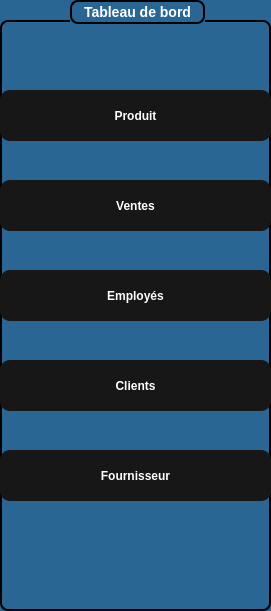
   <widget class="QGroupBox" name="groupBox_2">
    <property name="geometry">
     <rect>
      <x>-10</x>
      <y>10</y>
      <width>271</width>
      <height>611</height>
     </rect>
    </property>
    <property name="styleSheet">
     <string notr="true">QGroupBox {
    background-color: rgb(41, 102, 148);   /* blue background */
    border: 2px solid black;               /* black border, 2px wide */
    border-radius: 8px;                    /* rounded corners */
    margin-top: 20px;                      /* space for the title */
    color: white;                          /* title text color */
    font-weight: bold;
    font-size: 14px;
}

QGroupBox::title {
 border: 2px solid black;               /* black border, 2px wide */
    border-radius: 8px;     
background-color: rgb(41, 102, 148);
    subcontrol-origin: margin;
    subcontrol-position: top center;       /* title centered */
    padding: 2px 10px;
}</string>
    </property>
    <property name="title">
     <string>Tableau de bord</string>
    </property>
    <widget class="QPushButton" name="btnProd_2">
     <property name="geometry">
      <rect>
       <x>0</x>
       <y>90</y>
       <width>271</width>
       <height>51</height>
      </rect>
     </property>
     <property name="styleSheet">
      <string notr="true">#btnProd_2 {
    font-family: Arial, Helvetica, sans-serif;
    font-weight: bold;
    color: white;
    background-color: #171717;
    padding: 10px 20px;
    border: none;
    border-radius: 10px;
}

#btnProd_2:hover {
    background-color: #0c66ed; /* hover effect */
}

#btnProd_2:pressed {
    background-color: #094bb0; /* pressed effect */
}

</string>
     </property>
     <property name="text">
      <string>Produit</string>
     </property>
    </widget>
    <widget class="QPushButton" name="on_btnvente_clicked_2">
     <property name="geometry">
      <rect>
       <x>0</x>
       <y>180</y>
       <width>271</width>
       <height>51</height>
      </rect>
     </property>
     <property name="styleSheet">
      <string notr="true">#on_btnvente_clicked_2 {
    font-family: Arial, Helvetica, sans-serif;
    font-weight: bold;
    color: white;
    background-color: #171717;
    padding: 10px 20px;
    border: none;
    border-radius: 10px;
}

#on_btnvente_clicked_2:hover {
    background-color: #0c66ed; /* hover effect */
}

#on_btnvente_clicked_2:pressed {
    background-color: #094bb0; /* pressed effect */
}
</string>
     </property>
     <property name="text">
      <string>Ventes</string>
     </property>
    </widget>
    <widget class="QPushButton" name="btnemployer_2">
     <property name="geometry">
      <rect>
       <x>0</x>
       <y>270</y>
       <width>271</width>
       <height>51</height>
      </rect>
     </property>
     <property name="styleSheet">
      <string notr="true">#btnemployer_2 {
    font-family: Arial, Helvetica, sans-serif;
    font-weight: bold;
    color: white;
    background-color: #171717;
    padding: 10px 20px;
    border: none;
    border-radius: 10px;
}

#btnemployer_2:hover {
    background-color: #0c66ed; /* hover effect */
}

#btnemployer_2:pressed {
    background-color: #094bb0; /* pressed effect */
}
</string>
     </property>
     <property name="text">
      <string>Employés</string>
     </property>
    </widget>
    <widget class="QPushButton" name="pushButton_11">
     <property name="geometry">
      <rect>
       <x>0</x>
       <y>360</y>
       <width>271</width>
       <height>51</height>
      </rect>
     </property>
     <property name="styleSheet">
      <string notr="true">#pushButton_11 {
    font-family: Arial, Helvetica, sans-serif;
    font-weight: bold;
    color: white;
    background-color: #171717;
    padding: 10px 20px;
    border: none;
    border-radius: 10px;
}

#pushButton_11:hover {
    background-color: #0c66ed; /* hover effect */
}

#pushButton_11:pressed {
    background-color: #094bb0; /* pressed effect */
}
</string>
     </property>
     <property name="text">
      <string>Clients</string>
     </property>
    </widget>
    <widget class="QPushButton" name="btnFour_2">
     <property name="geometry">
      <rect>
       <x>0</x>
       <y>450</y>
       <width>271</width>
       <height>51</height>
      </rect>
     </property>
     <property name="styleSheet">
      <string notr="true">#btnFour_2 {
    font-family: Arial, Helvetica, sans-serif;
    font-weight: bold;
    color: white;
    background-color: #171717;
    padding: 10px 20px;
    border: none;
    border-radius: 10px;
}

#btnFour_2:hover {
    background-color: #0c66ed; /* hover effect */
}

#btnFour_2:pressed {
    background-color: #094bb0; /* pressed effect */
}
</string>
     </property>
     <property name="text">
      <string>Fournisseur</string>
     </property>
    </widget>
   </widget>
